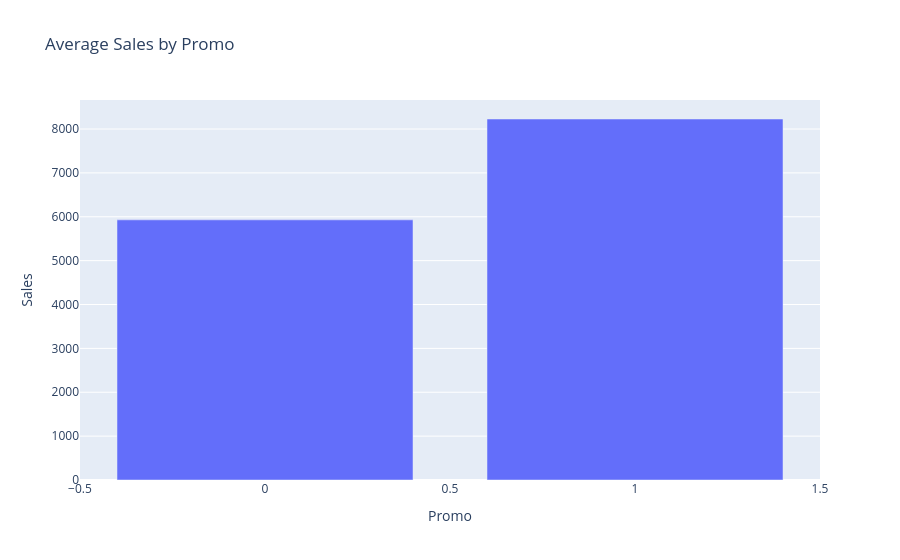

Write notebook code for a chart like this one.
### Code cell
import plotly.express as px

promo_sales = merged_df.groupby('Promo')['Sales'].mean().reset_index()
fig = px.bar(
    promo_sales,
    x='Promo',
    y='Sales',
    title='Average Sales by Promo',
    hover_data=['Sales']
)

fig.show()

### Figure 1 — Plotly figure (JSON) as saved in the notebook; plotly's stock layout.template omitted (floating-point values rounded to 4 significant figures)
{"data": [{"hovertemplate": "Promo=%{x}<br>Sales=%{y}<extra></extra>", "legendgroup": "", "marker": {"color": "#636efa", "pattern": {"shape": ""}}, "name": "", "orientation": "v", "showlegend": false, "textposition": "auto", "type": "bar", "x": [0, 1], "xaxis": "x", "y": [5929.0, 8228.0], "yaxis": "y"}], "layout": {"barmode": "relative", "legend": {"tracegroupgap": 0}, "title": {"text": "Average Sales by Promo"}, "xaxis": {"anchor": "y", "domain": [0, 1], "title": {"text": "Promo"}}, "yaxis": {"anchor": "x", "domain": [0, 1], "title": {"text": "Sales"}}}}
